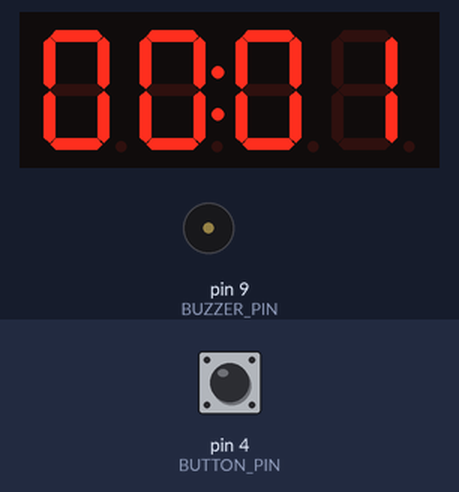
The sketch below on a simulated Arduino Uno, built with avr-gcc and run on an emulated ATmega328P. Parts: 4-digit seven-segment display, buzzer (waves = sounding). The inputs (shaded band) are chosen by the test bench; at power-on: pin 4 (BUTTON_PIN) HIGH.

Above: at 1.6 s.
1.7 s: pin 4 (BUTTON_PIN) pulled LOW for 0.15 s
At 2.3 s:
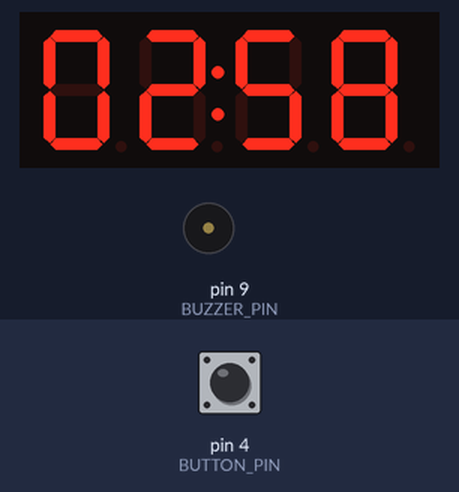
3.3 s: pin 4 (BUTTON_PIN) pulled LOW for 1 s
At 4.6 s:
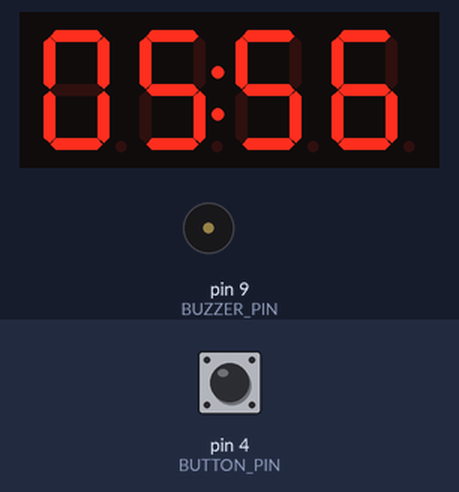
6.5 s: pin 4 (BUTTON_PIN) pulled LOW for 0.15 s
At 8.8 s:
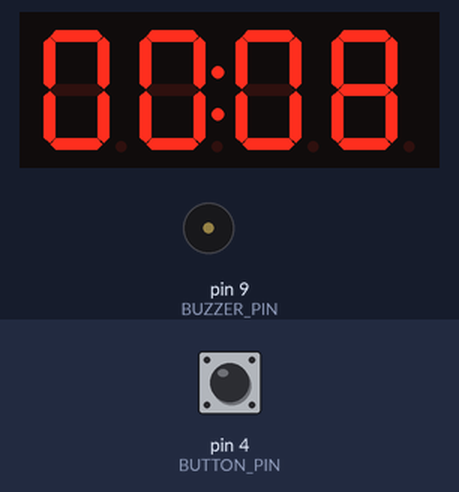
9.5 s: pin 4 (BUTTON_PIN) pulled LOW for 1 s
At 11.8 s:
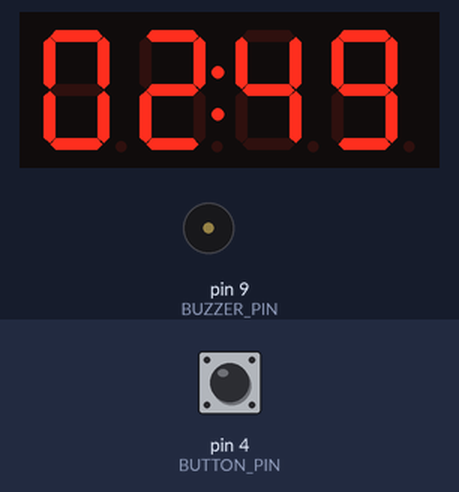
Timing chart, 0 to 13.3 s (numbered marks = the images above; inputs shaded):
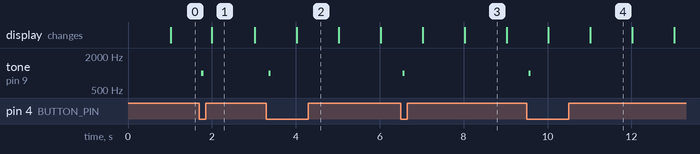

Measured:
- after the input at 1.7 s, tone on pin 9 (BUZZER_PIN): silent → 1000 Hz after 0.05 s, → silent 0.05 s later
- after the input at 3.3 s, tone on pin 9 (BUZZER_PIN): silent → 1000 Hz after 0.05 s, → silent 0.05 s later
- after the input at 6.5 s, tone on pin 9 (BUZZER_PIN): silent → 1000 Hz after 0.05 s, → silent 0.05 s later
- after the input at 9.5 s, tone on pin 9 (BUZZER_PIN): silent → 1000 Hz after 0.05 s, → silent 0.05 s later
- what the display in image 1 shows lasts 1.0 s, from 2.0 s to 3.0 s

The sketch:

demo-prog.ino
```cpp
#include <TM1637Display.h>

// Пины TM1637
#define CLK 2
#define DIO 3

// Пины устройства
#define BUTTON_PIN 4
#define BUZZER_PIN 9

TM1637Display display(CLK, DIO);

// Время и состояние
unsigned long startMillis;
unsigned long lastButtonPressMillis = 0;
unsigned long lastDisplayUpdate = 0;

const unsigned long debounceDelay = 50;      // антидребезг кнопки
const unsigned long buttonHoldDelay = 1000;  // защита от зажатия
const unsigned long timeoutDisplay = 10000;  // 10 сек до возврата на время

int buttonState = HIGH;          // текущий статус кнопки (pull-up)
int lastButtonState = HIGH;      // прошлое состояние кнопки
unsigned long lastDebounceTime = 0;

uint8_t mode = 0; // 0 - показываем время, 1 - время до ближайшего автобуса, 2 - время до следующего после ближайшего

// Параметры автобусов
const int busIntervalMin = 3; // автобусы каждые 3 минуты

// Функция для воспроизведения звука при нажатии (тихий короткий)
void beepShortQuiet() {
  tone(BUZZER_PIN, 1000, 50); // 1000 Гц, 50 мс
}

// Функция для двух средних сигналов за минуту до автобуса
void beepDoubleMedium() {
  tone(BUZZER_PIN, 1500, 200);
  delay(300);
  tone(BUZZER_PIN, 1500, 200);
}

// Вывод времени в формате MM:SS на дисплей
void displayTime(int totalSeconds) {
  int minutes = totalSeconds / 60;
  int seconds = totalSeconds % 60;

  uint8_t data[] = {
    display.encodeDigit(minutes / 10),
    display.encodeDigit(minutes % 10) | 0x80, // точка после минут
    display.encodeDigit(seconds / 10),
    display.encodeDigit(seconds % 10)
  };
  display.setSegments(data);
}

// Возвращает сколько секунд осталось до ближайшего автобуса, учитывая текущее время с 12:00
int secondsToNextBus(unsigned long elapsedSeconds) {
  // автобусы каждые 3 минуты = 180 секунд
  int remainder = elapsedSeconds % (busIntervalMin * 60);
  if (remainder == 0) return 0;
  return (busIntervalMin * 60) - remainder;
}

void setup() {
  pinMode(BUTTON_PIN, INPUT_PULLUP);
  pinMode(BUZZER_PIN, OUTPUT);
  display.setBrightness(0x0f); // яркость максимальная

  startMillis = millis();
  display.clear();
}

void loop() {
  unsigned long currentMillis = millis();
  unsigned long elapsedSeconds = (currentMillis - startMillis) / 1000;

  // Обработка кнопки с антидребезгом
  int reading = digitalRead(BUTTON_PIN);
  if (reading != lastButtonState) {
    lastDebounceTime = currentMillis;
  }
  if ((currentMillis - lastDebounceTime) > debounceDelay) {
    if (reading != buttonState) {
      buttonState = reading;
      if (buttonState == LOW) { // кнопка нажата
        // Проверяем защиту от зажатия (не чаще 1 сек)
        if (currentMillis - lastButtonPressMillis > buttonHoldDelay) {
          lastButtonPressMillis = currentMillis;
          mode++;
          if (mode > 2) mode = 0;
          beepShortQuiet();
        }
      }
    }
  }
  lastButtonState = reading;

  // Автоматический возврат к отображению времени через 10 сек без нажатий
  if (mode != 0 && (currentMillis - lastButtonPressMillis > timeoutDisplay)) {
    mode = 0;
  }

  // Обновление дисплея каждую секунду
  if (currentMillis - lastDisplayUpdate >= 1000) {
    lastDisplayUpdate = currentMillis;

    if (mode == 0) {
      // Показываем текущее время с 12:00 в формате MM:SS
      displayTime(elapsedSeconds);
    } else if (mode == 1) {
      // Время до ближайшего автобуса
      int secToNext = secondsToNextBus(elapsedSeconds);
      displayTime(secToNext);
    } else if (mode == 2) {
      // Время до следующего после ближайшего автобуса (следующий + 3 минуты)
      int secToNext = secondsToNextBus(elapsedSeconds);
      int secToNextNext = secToNext + busIntervalMin * 60;
      displayTime(secToNextNext);
    }

    // Проверка сигнала за минуту до автобуса (только в режиме времени)
    if (mode == 0) {
      int secToNext = secondsToNextBus(elapsedSeconds);
      if (secToNext == 60) {
        beepDoubleMedium();
      }
    }
  }
}
```
